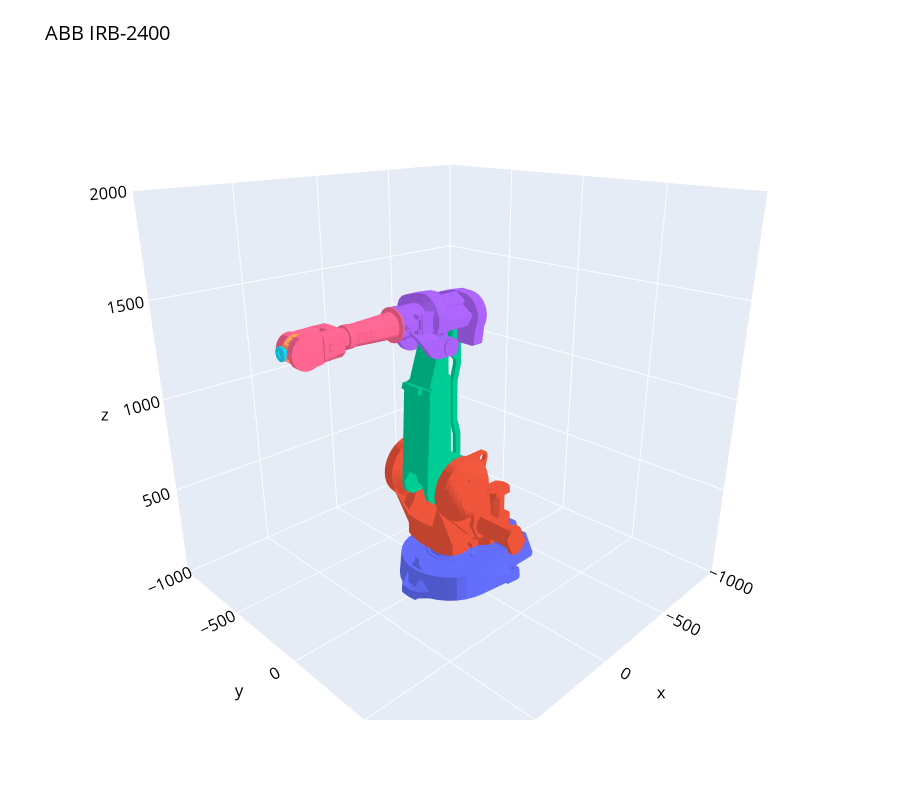

The code cell stored with this chart in its notebook:
### Code cell
fig = go.Figure(data=links_mesh[:13], layout=layout_r)
fig.update_layout(scene_aspectmode='cube')
iplot(fig)

### Figure 1 — Plotly figure (JSON) as saved in the notebook; plotly's stock layout.template omitted (floating-point values rounded to 4 significant figures; data arrays with more than 128 entries replaced by an {"elided": "..."} marker saying what was removed)
{"data": [{"color": "#636EFA", "i": {"elided": "634 int values"}, "j": {"elided": "634 int values"}, "k": {"elided": "634 int values"}, "name": "", "showscale": false, "type": "mesh3d", "x": {"elided": "1902 float values"}, "y": {"elided": "1902 float values"}, "z": {"elided": "1902 float values"}}, {"color": "#EF553B", "i": {"elided": "2708 int values"}, "j": {"elided": "2708 int values"}, "k": {"elided": "2708 int values"}, "name": "", "showscale": false, "type": "mesh3d", "x": {"elided": "8124 float values"}, "y": {"elided": "8124 float values"}, "z": {"elided": "8124 float values"}}, {"color": "#00CC96", "i": {"elided": "306 int values"}, "j": {"elided": "306 int values"}, "k": {"elided": "306 int values"}, "name": "", "showscale": false, "type": "mesh3d", "x": {"elided": "918 float values"}, "y": {"elided": "918 float values"}, "z": {"elided": "918 float values"}}, {"color": "#00CC96", "i": {"elided": "436 int values"}, "j": {"elided": "436 int values"}, "k": {"elided": "436 int values"}, "name": "", "showscale": false, "type": "mesh3d", "x": {"elided": "1308 float values"}, "y": {"elided": "1308 float values"}, "z": {"elided": "1308 float values"}}, {"color": "#00CC96", "i": {"elided": "288 int values"}, "j": {"elided": "288 int values"}, "k": {"elided": "288 int values"}, "name": "", "showscale": false, "type": "mesh3d", "x": {"elided": "864 float values"}, "y": {"elided": "864 float values"}, "z": {"elided": "864 float values"}}, {"color": "#AB63FA", "i": {"elided": "1352 int values"}, "j": {"elided": "1352 int values"}, "k": {"elided": "1352 int values"}, "name": "", "showscale": false, "type": "mesh3d", "x": {"elided": "4056 float values"}, "y": {"elided": "4056 float values"}, "z": {"elided": "4056 float values"}}, {"color": "#FFA15A", "i": {"elided": "404 int values"}, "j": {"elided": "404 int values"}, "k": {"elided": "404 int values"}, "name": "", "showscale": false, "type": "mesh3d", "x": {"elided": "1212 float values"}, "y": {"elided": "1212 float values"}, "z": {"elided": "1212 float values"}}, {"color": "#19D3F3", "i": {"elided": "1074 int values"}, "j": {"elided": "1074 int values"}, "k": {"elided": "1074 int values"}, "name": "", "showscale": false, "type": "mesh3d", "x": {"elided": "3222 float values"}, "y": {"elided": "3222 float values"}, "z": {"elided": "3222 float values"}}, {"color": "#FF6692", "i": {"elided": "972 int values"}, "j": {"elided": "972 int values"}, "k": {"elided": "972 int values"}, "name": "", "showscale": false, "type": "mesh3d", "x": {"elided": "2916 float values"}, "y": {"elided": "2916 float values"}, "z": {"elided": "2916 float values"}}, {"color": "#FF6692", "i": {"elided": "390 int values"}, "j": {"elided": "390 int values"}, "k": {"elided": "390 int values"}, "name": "", "showscale": false, "type": "mesh3d", "x": {"elided": "1170 float values"}, "y": {"elided": "1170 float values"}, "z": {"elided": "1170 float values"}}, {"color": "#FF6692", "i": {"elided": "390 int values"}, "j": {"elided": "390 int values"}, "k": {"elided": "390 int values"}, "name": "", "showscale": false, "type": "mesh3d", "x": {"elided": "1170 float values"}, "y": {"elided": "1170 float values"}, "z": {"elided": "1170 float values"}}, {"color": "#EF553B", "i": {"elided": "148 int values"}, "j": {"elided": "148 int values"}, "k": {"elided": "148 int values"}, "name": "", "showscale": false, "type": "mesh3d", "x": {"elided": "444 float values"}, "y": {"elided": "444 float values"}, "z": {"elided": "444 float values"}}, {"color": "#EF553B", "i": {"elided": "148 int values"}, "j": {"elided": "148 int values"}, "k": {"elided": "148 int values"}, "name": "", "showscale": false, "type": "mesh3d", "x": {"elided": "444 float values"}, "y": {"elided": "444 float values"}, "z": {"elided": "444 float values"}}], "layout": {"font": {"color": "black", "size": 14}, "height": 800, "margin": {"t": 80}, "paper_bgcolor": "rgb(255,255,255)", "scene": {"aspectmode": "cube", "camera": {"eye": {"x": 1.25, "y": 1.25, "z": 0.7}}, "xaxis": {"range": [-1000, 1000], "visible": true}, "yaxis": {"range": [-1000, 1000], "visible": true}, "zaxis": {"range": [0, 2000], "visible": true}}, "title": {"text": "ABB IRB-2400"}, "width": 900}}
